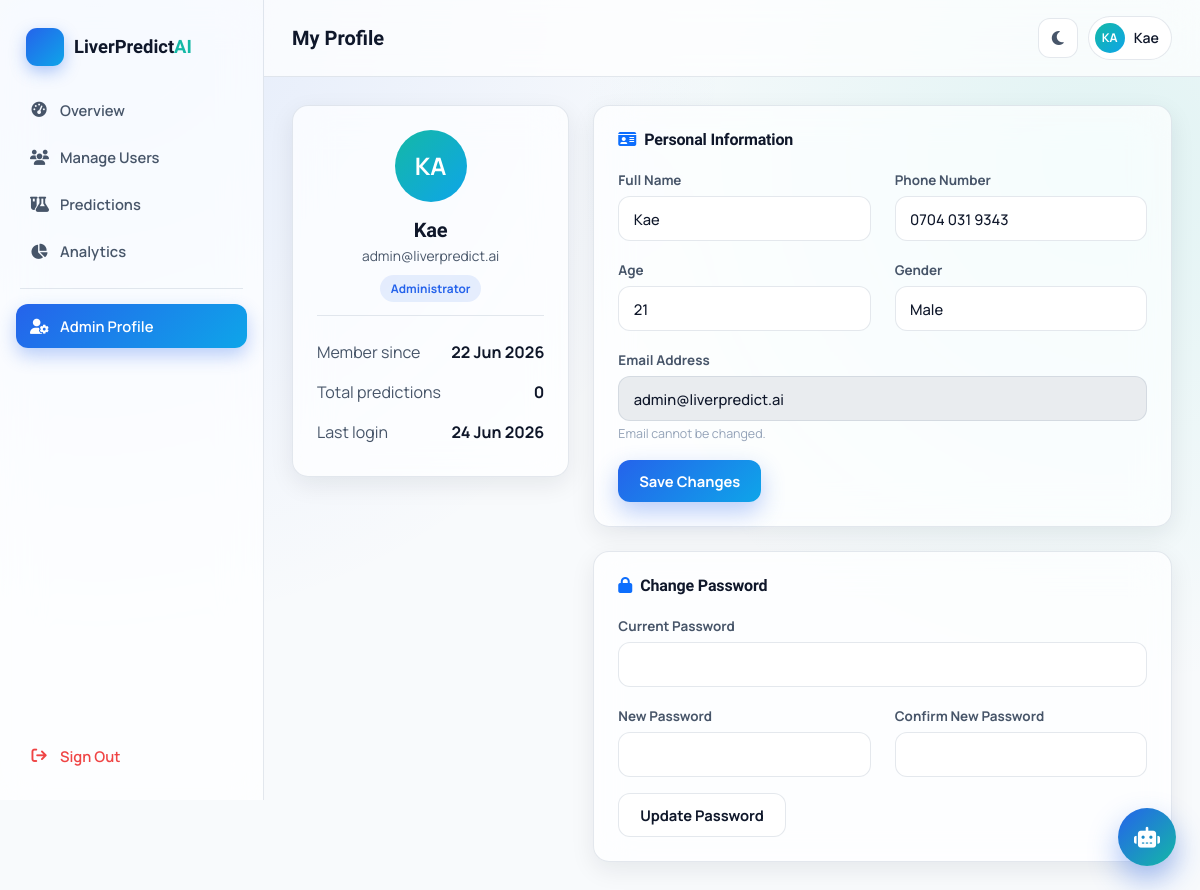
Page /auth/profile (signed in) on the committed database.
### app/models.py (models this page shows, shortened)
class User(UserMixin, db.Model):
    __tablename__ = "users"
    id = db.Column(db.Integer, primary_key=True)
    full_name = db.Column(db.String(120), nullable=False)
    email = db.Column(db.String(150), unique=True, nullable=False, index=True)
    phone = db.Column(db.String(30))
    age = db.Column(db.Integer)
    gender = db.Column(db.String(10))
    password_hash = db.Column(db.String(255), nullable=False)
    role = db.Column(db.String(20), default="patient")  # 'patient' or 'admin'
    is_active_account = db.Column(db.Boolean, default=True)
    created_at = db.Column(db.DateTime, default=datetime.utcnow)
    last_login = db.Column(db.DateTime)
    reset_token = db.Column(db.String(100))
    reset_token_expiry = db.Column(db.DateTime)
    predictions = db.relationship(
        "PredictionRecord", backref="user", lazy="dynamic",
        cascade="all, delete-orphan", order_by="desc(PredictionRecord.created_at)"
    )
    @property
    def is_admin(self) -> bool:
        return self.role == "admin"
    @property
    def initials(self) -> str:
        parts = self.full_name.split()
        if len(parts) >= 2:
            return (parts[0][0] + parts[-1][0]).upper()
        return self.full_name[:2].upper() if self.full_name else "U"

### app/routes/auth.py (the view, shortened to what this page needs)
@auth_bp.route("/profile", methods=["GET", "POST"])
@login_required
def profile():
    form = ProfileForm(obj=current_user)
    pwd_form = ChangePasswordForm()
    return render_template("auth/profile.html", form=form, pwd_form=pwd_form)

### app/forms.py
class ProfileForm(FlaskForm):
    full_name = StringField("Full Name", validators=[DataRequired(), Length(min=2, max=120)])
    phone = StringField("Phone Number", validators=[Optional(), Length(max=30)])
    age = IntegerField("Age", validators=[Optional(), NumberRange(min=0, max=120)])
    gender = SelectField("Gender", choices=[("Male", "Male"), ("Female", "Female"), ("Other", "Other")])
    submit = SubmitField("Save Changes")

class ChangePasswordForm(FlaskForm):
    current_password = PasswordField("Current Password", validators=[DataRequired()])
    new_password = PasswordField("New Password", validators=[DataRequired(), Length(min=8)])
    confirm_password = PasswordField(
        "Confirm New Password", validators=[DataRequired(), EqualTo("new_password", message="Passwords must match.")]
    )
    submit = SubmitField("Update Password")

### app/templates/auth/profile.html (shortened to what this page needs)
{% extends "base.html" %}
{% block page_title %}My Profile{% endblock %}
{% block content %}
<div class="row g-4">
  <div class="col-lg-4">
    <div class="glass section-card text-center">
      <span class="avatar mx-auto mb-3" style="width:72px; height:72px; font-size:1.5rem;">{{ current_user.initials }}</span>
      <h2 class="h5 fw-bold mb-1">{{ current_user.full_name }}</h2>
      <p class="text-soft mb-2" style="font-size:.86rem;">{{ current_user.email }}</p>
      <span class="badge-soft badge-soft-primary">{{ "Administrator" if current_user.is_admin else "Patient" }}</span>
      <div class="divider-soft my-3"></div>
      <div class="text-start">
        <div class="d-flex justify-content-between py-2"><span class="text-soft">Member since</span><strong>{{ current_user.created_at.strftime('%d %b %Y') }}</strong></div>
        <div class="d-flex justify-content-between py-2"><span class="text-soft">Total predictions</span><strong>{{ current_user.predictions.count() }}</strong></div>
        <div class="d-flex justify-content-between py-2"><span class="text-soft">Last login</span><strong>{{ current_user.last_login.strftime('%d %b %Y') if current_user.last_login else '—' }}</strong></div>
      </div>
    </div>
  </div>
  <div class="col-lg-8">
    <div class="glass section-card mb-4">
      <div class="card-header-row">
        <h3 class="h6 fw-bold mb-0"><i class="fa-solid fa-id-card text-primary me-2"></i>Personal Information</h3>
      </div>
      <form method="POST" action="{{ url_for('auth.profile') }}" novalidate data-loading-btn>
        <div class="row">
          <div class="col-md-6 mb-3">
            <label class="form-label">{{ form.full_name.label }}</label>
            {{ form.full_name(class="form-control") }}
          </div>
          <div class="col-md-6 mb-3">
            <label class="form-label">{{ form.phone.label }}</label>
            {{ form.phone(class="form-control") }}
          </div>
          <div class="col-md-6 mb-3">
            <label class="form-label">{{ form.age.label }}</label>
            {{ form.age(class="form-control") }}
          </div>
          <div class="col-md-6 mb-3">
            <label class="form-label">{{ form.gender.label }}</label>
            {{ form.gender(class="form-select") }}
          </div>
        </div>
        <div class="mb-3">
          <label class="form-label">Email Address</label>
          <input type="text" class="form-control" value="{{ current_user.email }}" disabled>
          <div class="text-faint mt-1" style="font-size:.78rem;">Email cannot be changed.</div>
        </div>
        {{ form.submit(class="btn btn-brand") }}
      </form>
    </div>
    <div class="glass section-card">
      <div class="card-header-row">
        <h3 class="h6 fw-bold mb-0"><i class="fa-solid fa-lock text-primary me-2"></i>Change Password</h3>
      </div>
      <form method="POST" action="{{ url_for('auth.change_password') }}" novalidate data-loading-btn>
        <div class="row">
          <div class="col-md-12 mb-3">
            <label class="form-label">{{ pwd_form.current_password.label }}</label>
            {{ pwd_form.current_password(class="form-control") }}
          </div>
          <div class="col-md-6 mb-3">
            <label class="form-label">{{ pwd_form.new_password.label }}</label>
            {{ pwd_form.new_password(class="form-control") }}
          </div>
          <div class="col-md-6 mb-3">
            <label class="form-label">{{ pwd_form.confirm_password.label }}</label>
            {{ pwd_form.confirm_password(class="form-control") }}
          </div>
        </div>
        {{ pwd_form.submit(class="btn btn-ghost") }}
      </form>
    </div>
  </div>
</div>
{% endblock %}

### app/templates/base.html (shortened to what this page needs)
<!doctype html>
<html lang="en" data-theme="light">
<head>
<link rel="stylesheet" href="https://cdn.jsdelivr.net/npm/bootstrap@5.3.3/dist/css/bootstrap.min.css">
<link rel="stylesheet" href="https://cdnjs.cloudflare.com/ajax/libs/font-awesome/6.5.1/css/all.min.css">
<link rel="stylesheet" href="{{ url_for('static', filename='css/style.css') }}">
</head>
<body class="{% block body_class %}{% endblock %}">
<div class="app-shell">
  <aside class="sidebar" id="sidebar">
    <div class="sidebar-brand">
      <span class="brand-mark"></span>
      <span class="brand-text">LiverPredict<span class="brand-accent">AI</span></span>
    </div>
    <nav class="sidebar-nav">
      {% if current_user.is_admin %}
        <a href="{{ url_for('admin.dashboard') }}" class="nav-link {{ 'active' if request.endpoint == 'admin.dashboard' }}"><i class="fa-solid fa-gauge-high"></i><span>Overview</span></a>
        <a href="{{ url_for('admin.users') }}" class="nav-link {{ 'active' if request.endpoint == 'admin.users' }}"><i class="fa-solid fa-users"></i><span>Manage Users</span></a>
        <a href="{{ url_for('admin.predictions') }}" class="nav-link {{ 'active' if request.endpoint == 'admin.predictions' }}"><i class="fa-solid fa-flask-vial"></i><span>Predictions</span></a>
        <a href="{{ url_for('admin.analytics') }}" class="nav-link {{ 'active' if request.endpoint == 'admin.analytics' }}"><i class="fa-solid fa-chart-pie"></i><span>Analytics</span></a>
        <div class="nav-divider"></div>
        <a href="{{ url_for('auth.profile') }}" class="nav-link {{ 'active' if request.endpoint == 'auth.profile' }}"><i class="fa-solid fa-user-gear"></i><span>Admin Profile</span></a>
      {% endif %}
    </nav>
    <div class="sidebar-footer">
      <a href="{{ url_for('auth.logout') }}" class="nav-link logout-link"><i class="fa-solid fa-arrow-right-from-bracket"></i><span>Sign Out</span></a>
    </div>
  </aside>
  <div class="app-main">
    <header class="topbar">
      <div class="topbar-title">{% block page_title %}{% endblock %}</div>
      <div class="topbar-actions">
        <button class="icon-btn" id="darkModeToggle" aria-label="Toggle dark mode" title="Toggle dark mode">
        </button>
        <div class="user-chip">
          <span class="avatar">{{ current_user.initials }}</span>
          <span class="user-chip-name d-none d-md-inline">{{ current_user.full_name.split(' ')[0] }}</span>
        </div>
      </div>
    </header>
    <main class="content-area">
      {% block content %}{% endblock %}
    </main>
  </div>
</div>
<button id="chatToggle" class="chat-fab" aria-label="Open AI Health Assistant" title="AI Health Assistant">
  <i class="fa-solid fa-robot"></i>
</button>
</body>
</html>

### rows in the picture
User: initials "KA", full_name "Kae", email "admin@liverpredict.ai", role "Administrator", created_at "22 Jun 2026", last_login "24 Jun 2026", phone "0704 031 9343", age "21", gender "Male"

### other values in the picture
{{ current_user.predictions.count() }} "0"
{{ pwd_form.current_password.label }} "Current Password"
{{ pwd_form.new_password.label }} "New Password"
{{ pwd_form.confirm_password.label }} "Confirm New Password"
